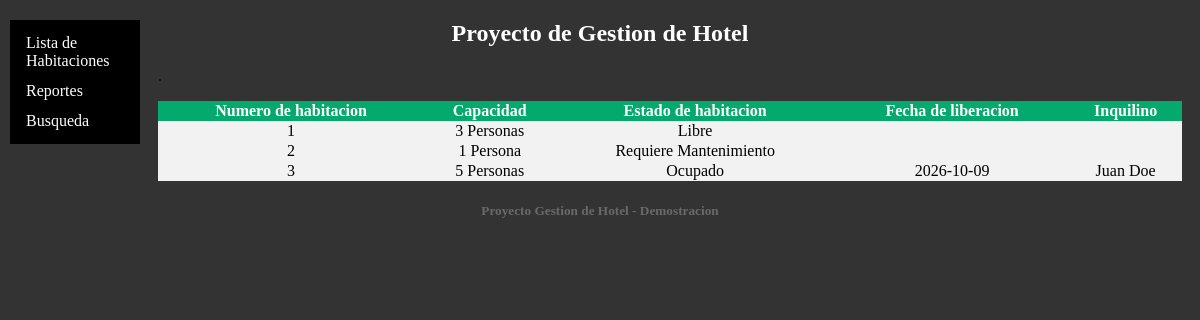
The page /modulos/admin/index.php on the database its author committed.
### tables this page shows
CREATE TABLE HABITACION (
        id_habitacion INTEGER PRIMARY KEY AUTOINCREMENT,
        numero INT,
        tipo VARCHAR(45),
        capacidad VARCHAR(45),
        precio_noche DECIMAL(10,2),
        estado_habitacion TEXT NOT NULL CHECK (estado_habitacion IN ('Libre', 'Ocupado', 'Requiere Mantenimiento')),
        reserva_id_reserva INT
    );

CREATE TABLE RESERVA (
        id_reserva INTEGER PRIMARY KEY AUTOINCREMENT,     
        fecha_reserva DATE,
        fecha_ingreso DATE,
        fecha_salida DATE,
        estado_reserva TEXT NOT NULL CHECK (estado_reserva IN ('Activo', 'Inactivo', 'Pendiente')),
        cliente_id_cliente INT
    );

CREATE TABLE CLIENTE (
        id_cliente INTEGER PRIMARY KEY AUTOINCREMENT,
        nombre_apellido VARCHAR(255) NOT NULL,
        dni VARCHAR(10) NOT NULL,
        telefono VARCHAR(45),
        correo VARCHAR(45),
        direccion VARCHAR(45)
    );

### modulos/admin/index.php (the view, shortened to what this page needs)
<?php
$db = new SQLite3('../../database/hotel.db');
?>
<!DOCTYPE html>
<html lang='es'>
<head>
	<link rel="stylesheet" type='text/css' href='style.css'>
</head>
<body>
<div class="sidenav">
	<a href="modulos/proyectos/listbyprojects.php">Lista de Habitaciones</a>
	<a href="modulos/reportes/reporte.php">Reportes</a>
	<a href="modulos/busqueda/busqueda.php">Busqueda</a>
</div>
<div class="title">
	<h2> Proyecto de Gestion de Hotel</h2>
</div>
<div class="main">
    <?php
      $registros = $db->query("SELECT h.numero, h.tipo, h.capacidad, h.estado_habitacion, r.fecha_salida, c.nombre_apellido FROM HABITACION as h LEFT OUTER JOIN RESERVA as r ON h.reserva_id_reserva = r.id_reserva LEFT OUTER JOIN CLIENTE as c ON r.cliente_id_cliente = c.id_cliente;") or
    die($DB->error);
?>
		<p>.</p>
      <table class="tablalistado">
      <tr><th>Numero de habitacion</th><th>Capacidad</th><th>Estado de habitacion</th><th>Fecha de liberacion</th><th>Inquilino</th></tr>
<?php
        while ($reg = $registros->fetchArray(SQLITE3_ASSOC)) {
        echo '<tr>';
        echo '<td>' . $reg['numero'] . '</td>';
        echo '<td>' . $reg['capacidad'] . '</td>';
        echo '<td>' . $reg['estado_habitacion'] . '</td>';
		echo '<td>' . $reg['fecha_salida'] . '</td>';
        echo '<td>' . $reg['nombre_apellido'] . '</td>';
        echo '</tr>';
  }
    ?>
    </table>
</div>
</body>
<footer>
<div class="footer" align="center">
<h5>Proyecto Gestion de Hotel - Demostracion</h5>
</div>
</footer>
</html>

### modulos/admin/style.css (style rules this page uses)
body { background: #f4f4f4; background-color: #333333; text-decoration: none; font-family: "Batang" }
a:link { text-decoration: none; color: #90EE90; }
h2 { text-decoration: none; }
.sidenav { width: 130px; position: fixed; z-index: 1; top: 20px; left: 10px; overflow-x: hidden; padding: 8px 0; background-color: #000000 }
.sidenav a { padding: 6px 8px 6px 16px; text-decoration: none; color: #ffffff; display: block; }
.main { margin-left: 140px; padding: 0px 10px; }
.title { text-align: center; color: white; }
.footer { color: #696969 }
td { text-align: center; }
table { width: 100%; background-color: #f2f2f2; border-collapse: collapse; text-align:center; }
th { background-color: #04AA6D; color: white; }

### rows shown on the page
habitacion: numero "1", capacidad "3 Personas", estado_habitacion "Libre"
habitacion: numero "2", capacidad "1 Persona", estado_habitacion "Requiere Mantenimiento"
habitacion: numero "3", capacidad "5 Personas", estado_habitacion "Ocupado", reserva.fecha_salida "2026-10-09", cliente.nombre_apellido "Juan Doe"
